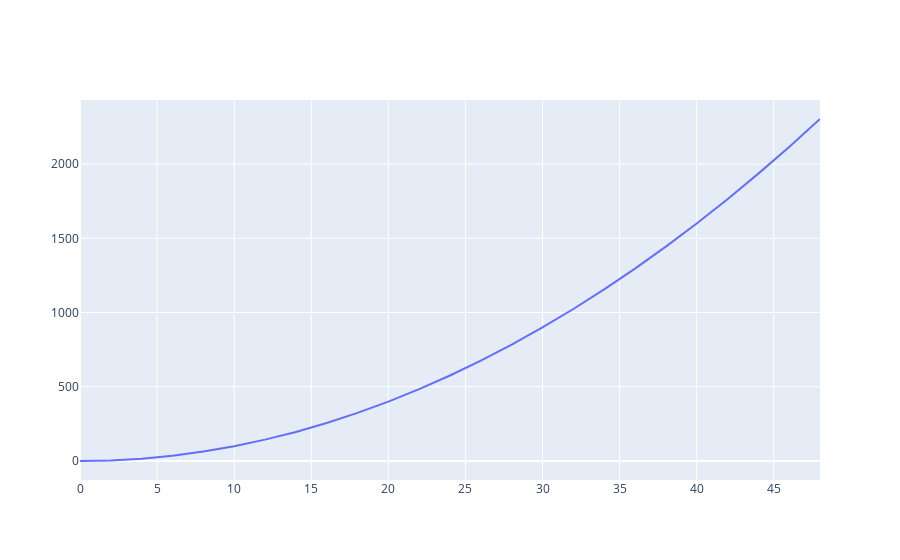

Write notebook code for a chart like this one.
### Code cell
# first graph
# X axis -> X; y axis -> X square

# Declare figure
fig = go.Figure()
#Add argument (Trace, titles, update axis .....)
fig.add_trace(go.Scatter(x=x, y=x**2))
# Show graph
fig.show()

### Figure 1 — Plotly figure (JSON) as saved in the notebook; plotly's stock layout.template omitted (floating-point values rounded to 4 significant figures)
{"data": [{"type": "scatter", "x": [0, 2, 4, 6, 8, 10, 12, 14, 16, 18, 20, 22, 24, 26, 28, 30, 32, 34, 36, 38, 40, 42, 44, 46, 48], "y": [0, 4, 16, 36, 64, 100, 144, 196, 256, 324, 400, 484, 576, 676, 784, 900, 1024, 1156, 1296, 1444, 1600, 1764, 1936, 2116, 2304]}], "layout": {}}
